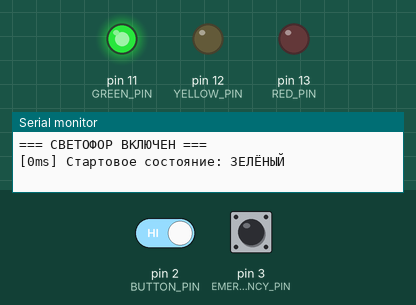
The sketch below on a simulated Arduino Uno, built with avr-gcc and run on an emulated ATmega328P. Shown: output pins drawn as LEDs (lit = HIGH), the last lines printed to the serial monitor. Dashed ring = blinking. The inputs (shaded band) are chosen by the test bench; at power-on: pin 3 (EMERGENCY_PIN) HIGH, pin 2 (BUTTON_PIN) HIGH.

Above: at 1.2 s.
1.3 s: pin 3 (EMERGENCY_PIN) pulled LOW for 0.15 s
At 2.2 s:
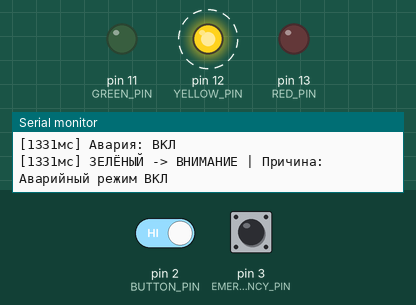
4.3 s: pin 3 (EMERGENCY_PIN) pulled LOW for 1 s
At 4.6 s:
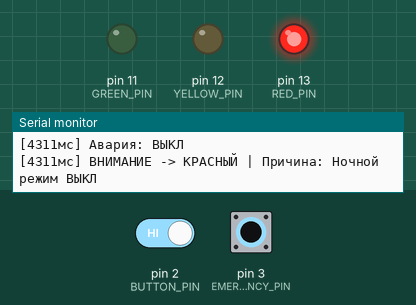
8.5 s: pin 2 (BUTTON_PIN) driven LOW and pin 3 (EMERGENCY_PIN) driven LOW
At 8.9 s:
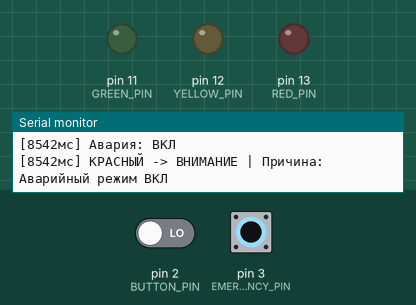
Timing chart, 0 to 12.5 s (numbered marks = the images above; inputs shaded):
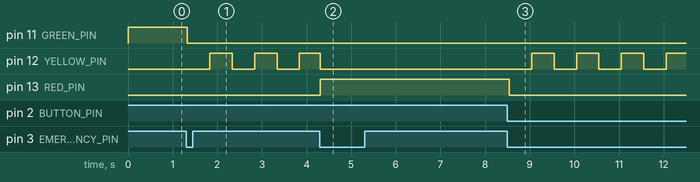

The sketch:

var2.ino
```cpp
enum State { S_GREEN, S_YELLOW, S_RED, S_WARNING, NUM_STATES };
enum Event { E_NONE, E_TIMER, E_PED, E_EMERGENCY_ON, E_EMERGENCY_OFF, E_NIGHT_ON, E_NIGHT_OFF, NUM_EVENTS };

State currentState = S_GREEN;
unsigned long stateStart = 0;
unsigned long stateDur = 0;

// Переменные для кнопок
bool pedRequest = false;
bool emergency = false;
bool night_mode_toggle = false;

const int BUTTON_PIN = 2;
const int EMERGENCY_PIN = 3;
const int GREEN_PIN = 11;
const int YELLOW_PIN = 12;
const int RED_PIN = 13;

// Антидребезг
const uint32_t BTN_DEB = 50;
uint32_t buttonTmr = 0;
uint32_t emergencyTmr = 0;
uint32_t timerPressStart = 0;
const int NIGHT_TOGGLE_HOLD_TIME = 5000;

// Таймер мигания
unsigned long blinkStart = 0;
const unsigned long BLINK_INTERVAL = 500;

typedef void (*Handler)(void);
Handler fsmTable[NUM_STATES][NUM_EVENTS];

// --- Логирование переходов ---
void logTransition(State oldState, State newState, const char* reason) {
  Serial.print("[");
  Serial.print(millis());
  Serial.print("мс] ");

  // Слева — текущее состояние
  switch (oldState) {
    case S_GREEN: Serial.print("ЗЕЛЁНЫЙ"); break;
    case S_YELLOW: Serial.print("ЖЁЛТЫЙ"); break;
    case S_RED: Serial.print("КРАСНЫЙ"); break;
    case S_WARNING: Serial.print("ВНИМАНИЕ"); break;
  }

  Serial.print(" -> ");

  // Справа — новое состояние
  switch (newState) {
    case S_GREEN: Serial.print("ЗЕЛЁНЫЙ"); break;
    case S_YELLOW: Serial.print("ЖЁЛТЫЙ"); break;
    case S_RED: Serial.print("КРАСНЫЙ"); break;
    case S_WARNING: Serial.print("ВНИМАНИЕ"); break;
  }

  Serial.print(" | Причина: ");
  Serial.println(reason);
}

// --- Управление светодиодами ---
void setOutputsForState(State s) {
  switch (s) {
    case S_GREEN:
      digitalWrite(RED_PIN, LOW);
      digitalWrite(YELLOW_PIN, LOW);
      digitalWrite(GREEN_PIN, HIGH);
      break;
    case S_YELLOW:
      digitalWrite(RED_PIN, LOW);
      digitalWrite(YELLOW_PIN, HIGH);
      digitalWrite(GREEN_PIN, LOW);
      break;
    case S_RED:
      digitalWrite(RED_PIN, HIGH);
      digitalWrite(YELLOW_PIN, LOW);
      digitalWrite(GREEN_PIN, LOW);
      break;
    case S_WARNING:
      // стартуем с выключенного жёлтого — мигание будет управляться в loop()
      digitalWrite(RED_PIN, LOW);
      digitalWrite(YELLOW_PIN, LOW);
      digitalWrite(GREEN_PIN, LOW);
      break;
  }
}

// --- Обработчики событий ---
void onGreenTimer() {
  State oldState = currentState;
  currentState = S_YELLOW;
  stateDur = 3000;
  stateStart = millis();
  setOutputsForState(currentState);
  logTransition(oldState, currentState, "Timer expired");
}

void onGreenPed() {
  State oldState = currentState;
  currentState = S_YELLOW;
  stateDur = 3000;
  stateStart = millis();
  setOutputsForState(currentState);
  logTransition(oldState, currentState, "Pedestrian request");
}

void onYellowTimer() {
  State oldState = currentState;
  currentState = S_RED;
  stateDur = pedRequest ? 15000 : 10000;
  stateStart = millis();
  setOutputsForState(currentState);
  if (pedRequest) {
    pedRequest = false;
    logTransition(oldState, currentState, "Истёк таймер + запрос пешехода");
  } else {
    logTransition(oldState, currentState, "Истёк таймер");
  }
}

void onRedTimer() {
  State oldState = currentState;
  currentState = S_GREEN;
  stateDur = 10000;
  stateStart = millis();
  setOutputsForState(currentState);
  logTransition(oldState, currentState, "Истёк таймер");
}

void onAnyEmergencyOn() {
  State oldState = currentState;
  currentState = S_WARNING;
  stateDur = 0xFFFFFFFFUL;
  stateStart = millis();
  blinkStart = millis();
  setOutputsForState(currentState);
  logTransition(oldState, currentState, "Аварийный режим ВКЛ");
}

void onEmergencyOff() {
  State oldState = currentState;
  currentState = S_RED;
  stateDur = 10000;
  stateStart = millis();
  blinkStart = 0;
  setOutputsForState(currentState);
  logTransition(oldState, currentState, "Аварийный режим ВЫКЛ");
}

void onNightToggle() {
  State oldState = currentState;
  currentState = S_WARNING;
  stateDur = 0xFFFFFFFFUL;
  stateStart = millis();
  blinkStart = millis();
  setOutputsForState(currentState);
  logTransition(oldState, currentState, "Ночной режим ВКЛ");
}

void onNightToggleOff() {
  State oldState = currentState;
  currentState = S_RED;
  stateDur = 10000;
  stateStart = millis();
  blinkStart = 0;
  setOutputsForState(currentState);
  logTransition(oldState, currentState, "Ночной режим ВЫКЛ");
}

// --- Таблица переходов ---
void setupTable() {
  for (int s=0; s<NUM_STATES; ++s)
    for (int e=0; e<NUM_EVENTS; ++e)
      fsmTable[s][e] = NULL;

  fsmTable[S_GREEN][E_TIMER] = onGreenTimer;
  fsmTable[S_YELLOW][E_TIMER] = onYellowTimer;
  fsmTable[S_RED][E_TIMER] = onRedTimer;

  for (int s=0; s<NUM_STATES; ++s) {
    fsmTable[s][E_EMERGENCY_ON] = onAnyEmergencyOn;
    fsmTable[s][E_EMERGENCY_OFF] = onEmergencyOff;
  }

  // Ночной режим
  for (int s=0; s<NUM_STATES; ++s)
    fsmTable[s][E_NIGHT_ON] = onNightToggle;

  fsmTable[S_WARNING][E_NIGHT_OFF] = onNightToggleOff;
}

// --- Чтение кнопок ---
void readInputs() {
  // Кнопка пешехода / ночной режим
  if (millis() - buttonTmr >= BTN_DEB) {
    buttonTmr = millis();

    static bool buttonPState = false;
    bool buttonState = !digitalRead(BUTTON_PIN);

    if (buttonPState != buttonState) {
      buttonPState = buttonState;

      if (buttonState) {
        if (timerPressStart == 0)
          timerPressStart = millis();
      } else {
        if (timerPressStart != 0) {
          uint32_t holdTime = millis() - timerPressStart;
          if (holdTime >= NIGHT_TOGGLE_HOLD_TIME) {
            night_mode_toggle = !night_mode_toggle;
            Serial.print("[");
            Serial.print(millis());
            Serial.print("мс] Ночной режим: ");
            Serial.println(night_mode_toggle ? "ВКЛ" : "ВЫКЛ");
          } else {
            // короткое нажатие: устанавливаем флаг pedRequest, не переключаем напрямую
            pedRequest = true;
            Serial.print("[");
            Serial.print(millis());
            Serial.println("мс] Кнопка пешехода нажата");
          }
          timerPressStart = 0;
        }
      }
    }
  }

  // Кнопка аварийного режима
  if (millis() - emergencyTmr >= BTN_DEB) {
    emergencyTmr = millis();

    static bool emergencyPState = false;
    bool emergencyState = !digitalRead(EMERGENCY_PIN);

    if (emergencyPState != emergencyState) {
      emergencyPState = emergencyState;

      if (emergencyState) {
        // переключаем флаг аварии
        emergency = !emergency;
        Serial.print("[");
        Serial.print(millis());
        Serial.print("мс] Авария: ");
        Serial.println(emergency ? "ВКЛ" : "ВЫКЛ");
      }
    }
  }
}

// --- Определение события ---
Event pollEvent() {
  bool prevEmergency = emergency; // состояние аварии до опроса входов
  readInputs();                    // может поменять emergency

  if (currentState != S_WARNING && millis() - stateStart >= stateDur) {
    return E_TIMER;
  }

  // Если короткое нажатие пришло во время RED — продлеваем RED один раз (и сбрасываем флаг)
  if (pedRequest && currentState == S_RED) {
    pedRequest = false;
    stateStart = millis();
    stateDur = 15000; // удлиняем RED до 15s с момента нажатия
    Serial.print("[");
    Serial.print(millis());
    Serial.println("мс] Запрос пешехода: увеличиваем КРАСНЫЙ до 15000мс");
    return E_NONE; // обработали, без изменения состояния
  }


  if (pedRequest && currentState == S_GREEN) {
  }

  if (emergency && currentState != S_WARNING) {
    return E_EMERGENCY_ON;
  }

  // Сначала - проверяем ночной режим (вход/выход)
  if (night_mode_toggle && currentState != S_WARNING) {
    return E_NIGHT_ON;
  }

  if (!night_mode_toggle && currentState == S_WARNING && !emergency) {
    return E_NIGHT_OFF;
  }

  // Если авария была включена и только что выключена — это E_EMERGENCY_OFF
  if (!emergency && prevEmergency && currentState == S_WARNING) {
    return E_EMERGENCY_OFF;
  }

  return E_NONE;
}

// --- Setup ---
void setup() {
  pinMode(RED_PIN, OUTPUT);
  pinMode(YELLOW_PIN, OUTPUT);
  pinMode(GREEN_PIN, OUTPUT);
  pinMode(BUTTON_PIN, INPUT_PULLUP);
  pinMode(EMERGENCY_PIN, INPUT_PULLUP);

  Serial.begin(9600);
  setupTable();

  currentState = S_GREEN;
  stateDur = 10000;
  stateStart = millis();
  setOutputsForState(currentState);

  Serial.println("=== СВЕТОФОР ВКЛЮЧЕН ===");
  Serial.println("[0ms] Стартовое состояние: ЗЕЛЁНЫЙ");
}

// --- Loop ---
void loop() {
  Event ev = pollEvent();
  if (ev != E_NONE) {
    Handler h = fsmTable[currentState][ev];
    if (h) h();
  }

  // Мигание в ночном/аварийном режиме
  if (currentState == S_WARNING) {
    if (millis() - blinkStart >= BLINK_INTERVAL) {
      digitalWrite(YELLOW_PIN, !digitalRead(YELLOW_PIN));
      blinkStart = millis();
    }
  }

  delay(10);
}
```

Measured:
- after the input at 1.3 s, pin 11 (GREEN_PIN): HIGH → LOW at once; pin 12 (YELLOW_PIN): alternates HIGH for 0.50 s and LOW for 0.50 s, starting after 0.54 s
- after the input at 4.3 s, pin 12 (YELLOW_PIN): goes on until 4.3 s, then stays LOW; pin 13 (RED_PIN): LOW → HIGH at once
- after the input at 8.5 s, pin 12 (YELLOW_PIN): alternates HIGH for 0.50 s and LOW for 0.50 s, starting after 0.55 s; pin 13 (RED_PIN): HIGH → LOW at once
